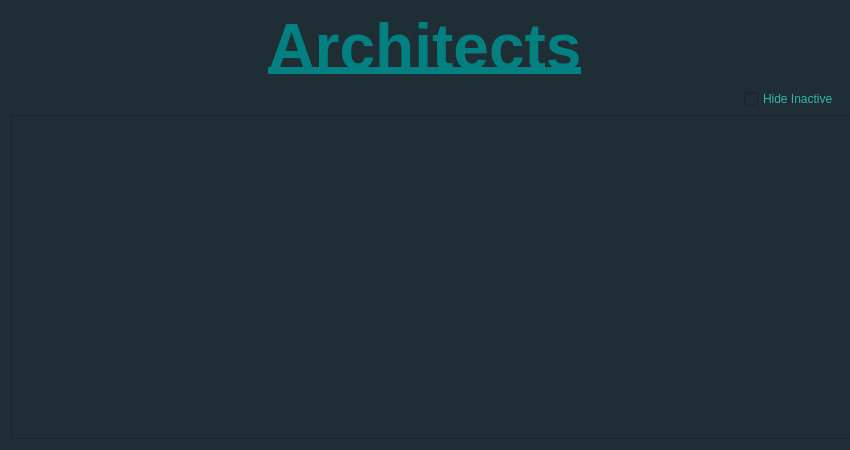
<?xml version="1.0" encoding="UTF-8"?>
<ui version="4.0">
 <class>ViewArchitectsWindow</class>
 <widget class="QWidget" name="ViewArchitectsWindow">
  <property name="geometry">
   <rect>
    <x>0</x>
    <y>0</y>
    <width>850</width>
    <height>450</height>
   </rect>
  </property>
  <property name="minimumSize">
   <size>
    <width>830</width>
    <height>450</height>
   </size>
  </property>
  <property name="windowTitle">
   <string>Form</string>
  </property>
  <property name="styleSheet">
   <string notr="true">QWidget{
	background-color: #1E2E34;
}</string>
  </property>
  <layout class="QVBoxLayout" name="verticalLayout">
   <item>
    <widget class="QLabel" name="MainTitle">
     <property name="minimumSize">
      <size>
       <width>550</width>
       <height>60</height>
      </size>
     </property>
     <property name="font">
      <font>
       <pointsize>48</pointsize>
       <bold>true</bold>
       <underline>true</underline>
      </font>
     </property>
     <property name="styleSheet">
      <string notr="true">QLabel{
	color: #008080;
}</string>
     </property>
     <property name="text">
      <string>Architects</string>
     </property>
     <property name="alignment">
      <set>Qt::AlignmentFlag::AlignCenter</set>
     </property>
    </widget>
   </item>
   <item alignment="Qt::AlignmentFlag::AlignRight">
    <widget class="QCheckBox" name="hideArchitectCheckBox">
     <property name="styleSheet">
      <string notr="true">QCheckBox{
	color: #35B5AC;
}</string>
     </property>
     <property name="text">
      <string>Hide Inactive</string>
     </property>
    </widget>
   </item>
   <item>
    <widget class="QTableView" name="architectsTableView">
     <property name="minimumSize">
      <size>
       <width>850</width>
       <height>0</height>
      </size>
     </property>
     <property name="styleSheet">
      <string notr="true">QTableView{
	color: #89D5D2;
}</string>
     </property>
     <property name="alternatingRowColors">
      <bool>false</bool>
     </property>
    </widget>
   </item>
  </layout>
 </widget>
 <resources/>
 <connections/>
</ui>
